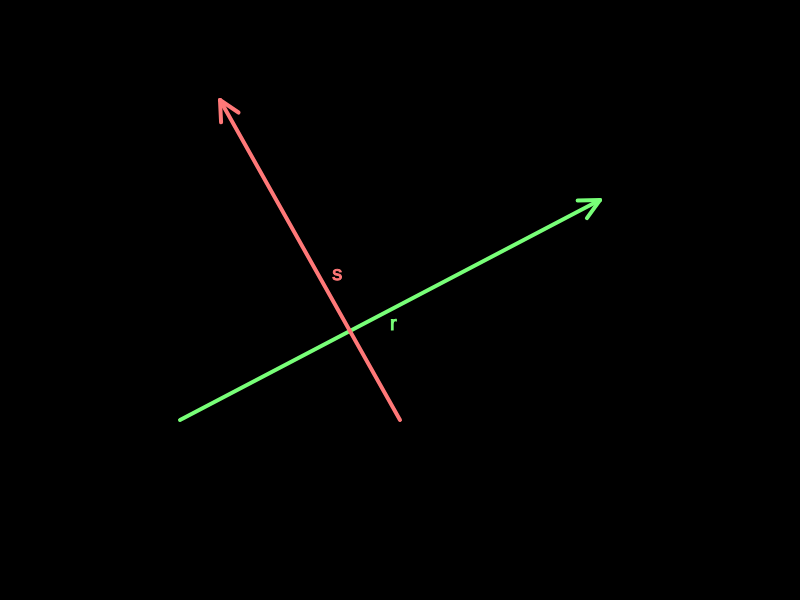
Frame 1 (no input)
Frame 60 (no input): identical to frame 1, image omitted
Frame 120 (the mouse pressed at the canvas centre since frame 60): identical to frame 1, image omitted

The p5.js sketch that drew this single still picture (run headless with seeded random() and noise() and a simulated clock; from frame 60 on, the mouse is pressed at the canvas centre):

// p5.js sketch
// ── sketch.js
let a
let b
let c
let d
let origin

let detailLevel
let showIntersect
let tSlider
let uSlider

function setup() {
  createCanvas(800, 600)

  createP('Detail')
  detailLevel = createSlider(0, 3, 0, 1)
  showIntersect = createCheckbox('Intersect', false)

  createP('t')
  tSlider = createSlider(0, 1, 0.5, 0.01)
  createP('u')
  uSlider = createSlider(0, 1, 0.5, 0.01)

  origin = createVector(0, height)
  a = createVector(180, -180)
  b = createVector(600, -400)

  c = createVector(400, -180)
  d = createVector(220, -500)
}

const lightgray = { r: 120, g: 120, b: 120 }

function draw() {
  background(0)

  let detail = detailLevel.value()
  if (detail >= 1) {
    drawVector(a, { origin: origin, label: 'a', color: lightgray })
    drawVector(c, { origin: origin, label: 'c', color: lightgray })
  }

  if (detail >= 2) {
    drawVector(b, { origin: origin, label: 'b', color: lightgray })
    drawVector(d, { origin: origin, label: 'd', color: lightgray })
  }
  {
    stroke(255)
    fill(255)
    strokeWeight(1)
    textSize(20)

    // text('a', a.x-20, origin.y+a.y+20)
    if (detail >= 2)
      text('b', b.x+20, origin.y+b.y)

    // text('c', c.x, origin.y+c.y+20)
    if (detail >= 2)
      text('d', d.x-20, origin.y+d.y-15)
  }
  let label1 = 'r'
  let label2 = '    s'
  if (detail >= 3) {
    label1 = 'r = b-a'
    label2 = '    s = d-c'
  }
  drawVector(p5.Vector.sub(b, a), { origin: p5.Vector.add(origin, a), label: label1, color: { r: 120, g: 255, b: 120 } })
  drawVector(p5.Vector.sub(d, c), { origin: p5.Vector.add(origin, c), label: label2, color: { r: 255, g: 120, b: 120 } })

  let t = tSlider.value()
  let u = uSlider.value()

  if (showIntersect.checked()) {
    drawVector(p5.Vector.sub(b, a).mult(t), { origin: p5.Vector.add(origin, a), label: 'tr', color: { r: 0, g: 255, b: 0 } })
    drawVector(p5.Vector.sub(d, c).mult(u), { origin: p5.Vector.add(origin, c), label: '    us', color: { r: 255, g: 0, b: 0 } })

    stroke(255)
    fill(255)
    strokeWeight(1)
    textSize(20)
    text(`t : ${nf(t, 1, 2)}`, 550, 500)
    text(`u : ${nf(u, 1, 2)}`, 550, 550)
  }
}

function drawVector(v, options) {
  push()
  if (options && options.origin) {
    translate(options.origin)
  }
  if (options && options.axis) {
    fill(255)
    strokeWeight(2)
    linedash(v.x, v.y, v.x, 0, [5, 5])
    linedash(v.x, v.y, 0, v.y, [5, 5])
    strokeWeight(1)
    textSize(18)
    text(`x: ${Math.round(v.x)}`, v.x - 20, 20)
    text(`y: ${Math.round(v.y)}`, -80, v.y + 10)
  }

  stroke(249, 38, 114)
  fill(249, 38, 114)
  if (options.color) {
    stroke(options.color.r, options.color.g, options.color.b)
    fill(options.color.r, options.color.g, options.color.b)
  }

  if (options && options.label) {
    strokeWeight(1)
    textSize(20)
    const labelPosition = v.copy().setMag(v.mag() * 0.5)
    text(options.label, labelPosition.x, labelPosition.y + 20)
  }

  strokeWeight(4)
  line(0, 0, v.x, v.y)
  push()
  translate(v.x, v.y)
  rotate(v.heading() + PI / 2)
  line(0, 0, 10, 20)
  line(0, 0, -10, 20)
  pop()
  pop()
}

function linedash(x1, y1, x2, y2, list) {
  drawingContext.setLineDash(list)
  line(x1, y1, x2, y2)
  drawingContext.setLineDash([])
}
